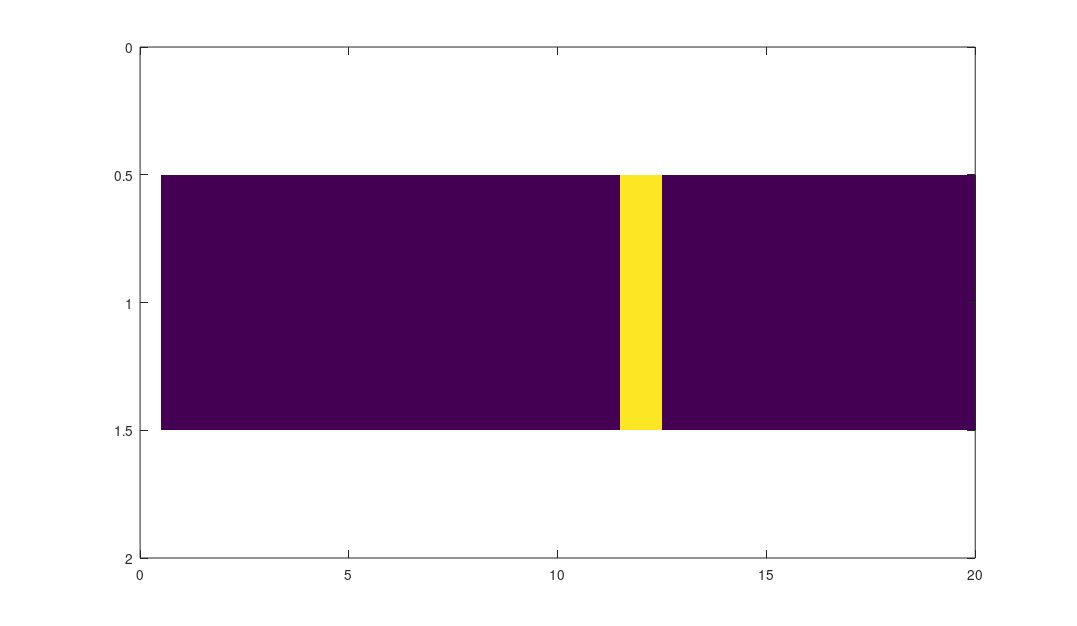

This chart was generated by the following MATLAB code: (Note: this script raises an error after producing the figure.)
% Advection Diffusion code
%%  Clean
clc;clear all;%close all


%% ====Ensemble configuration====
N=10;




%% ----------- Parameters ----------------
Xnum=1;                % number of gridpoints in x direction
Ynum=20;                % number of gridpoints in y direction
Tnum=1000;              % number of time steps
Xlarge=1;               % large total in x
Ylarge=1;               % large total in y
dx=Xlarge/(Xnum-1);      % grid size x
dy=Ylarge/(Ynum-1);      % grid size y
dt=0.001;
Dx=1.0e-04*ones(Xnum,Ynum);  % Diffusivity coefficient in x
Dx_mountain=1e-4;
Dy_mountain=1e-4;
Dx(5:15,9)=Dx_mountain;
Dx(5:15,15)=Dx_mountain;
Dx(5,9:15)=Dx_mountain;
Dx(15,9:15)=Dx_mountain;
Dy=1.0e-04*ones(Xnum,Ynum);               % Diffusivity coefficient in y
Dy(5:15,9)=Dy_mountain;
Dy(5:15,15)=Dy_mountain;
Dy(5,9:15)=Dy_mountain;
Dy(15,9:15)=Dy_mountain;
Ux=1*ones(Xnum,Ynum);
Uy=1*ones(Xnum,Ynum);
Ux_mountain=8e-2;
Uy_mountain=8e-2;
Ux(:,5)=Ux_mountain;
Ux(:,15)=Ux_mountain;
Ux(9,:)=Ux_mountain;
Ux(15,:)=Ux_mountain;
Uy=1*ones(Xnum,Ynum);
Uy(:,5)=Uy_mountain;
Uy(:,15)=Uy_mountain;
Uy(9,:)=Uy_mountain;
Uy(15,:)=Uy_mountain;
C0=2;                   % Species initial concentration fixed
Cinf= 0;               % Species boundary concentration fixed
x=0:dx:Xlarge;           % vector of positions x
y=0:dy:Ylarge;           % vector of positions y

%% Calcule of parameters 
X=zeros(Xnum*Ynum,Tnum,N);


%%  %Initialize concentrations in the C(x,t) matrix and plot measurements
C=zeros(Xnum,Ynum,Tnum);        

%% Boundary conditions

for j=1:Tnum

   
%     C(:,1,j)=0;
%     C(:,end,j)=0;
    
end

%% Iteration based on forward integration scheme
for en=1:N
    disp([num2str((en/N)*100) '%'])
    pertur=randn(1,1);
    for k=2:Tnum

      C(1,12,:)=C0;  

    
        for i=1:Xnum
        for j=2:Ynum-1
             Lambday=Dy(i,j)*dt/((dy)^2);
            Gammay=Uy(i,j)*dt/dy;
            C(i,j,k+1)=C(i,j,k)+ Lambday*(C(i,j+1,k)+C(i,j,k)+C(i,j-1,k))+Gammay*(C(i,j+1,k)-C(i,j,k));
        end
        end
    aux=squeeze(C(:,:,k));
    aux2(:,k)=aux(:);


    end
    X(:,:,en)=aux2;
    
end

%%  Use this for plot and generate .gif


h = figure(3);
axis tight manual % this ensures that getframe() returns a consistent size
filename = '4_Factories.gif';
set(h,'PaperPositionMode','auto');
set(h,'Position',[130 50 1100 640]);
set(h,'color','w');

for k=2:20:Tnum


hFig=figure(3);
         
       ax1= imagesc(C(:,:,k));
       xlim([0 20])
       ylim([0 2])
        
        
colormap(hFig,flipud(hot))
        
        title(['Four factories emitting pollutants ',num2str(k)],'Interpreter','latex')
        hold on
        plot(5*ones(1,10),0:9,'g','LineWidth',2)
       hold on
       plot(6,1,'b.','MarkerSize',13)
       plot(4,1,'k*','MarkerSize',13)
       plot(5,1,'k*','MarkerSize',13)
       plot(7,1,'k*','MarkerSize',13)
       plot(8,1,'k*','MarkerSize',13)
       text(3.9,1.1,'Y4')
       text(4.8,1.1,'Y3')
       text(6.8,1.1,'Y2')
       text(7.8,1.1,'Y1')
caxis([0 1.5*C0]);

       
        colorbar
        xlabel('X grid','Interpreter','latex')
        ylabel('Y grid','Interpreter','latex')
        hold on         
       refreshdata(hFig)

     
end
